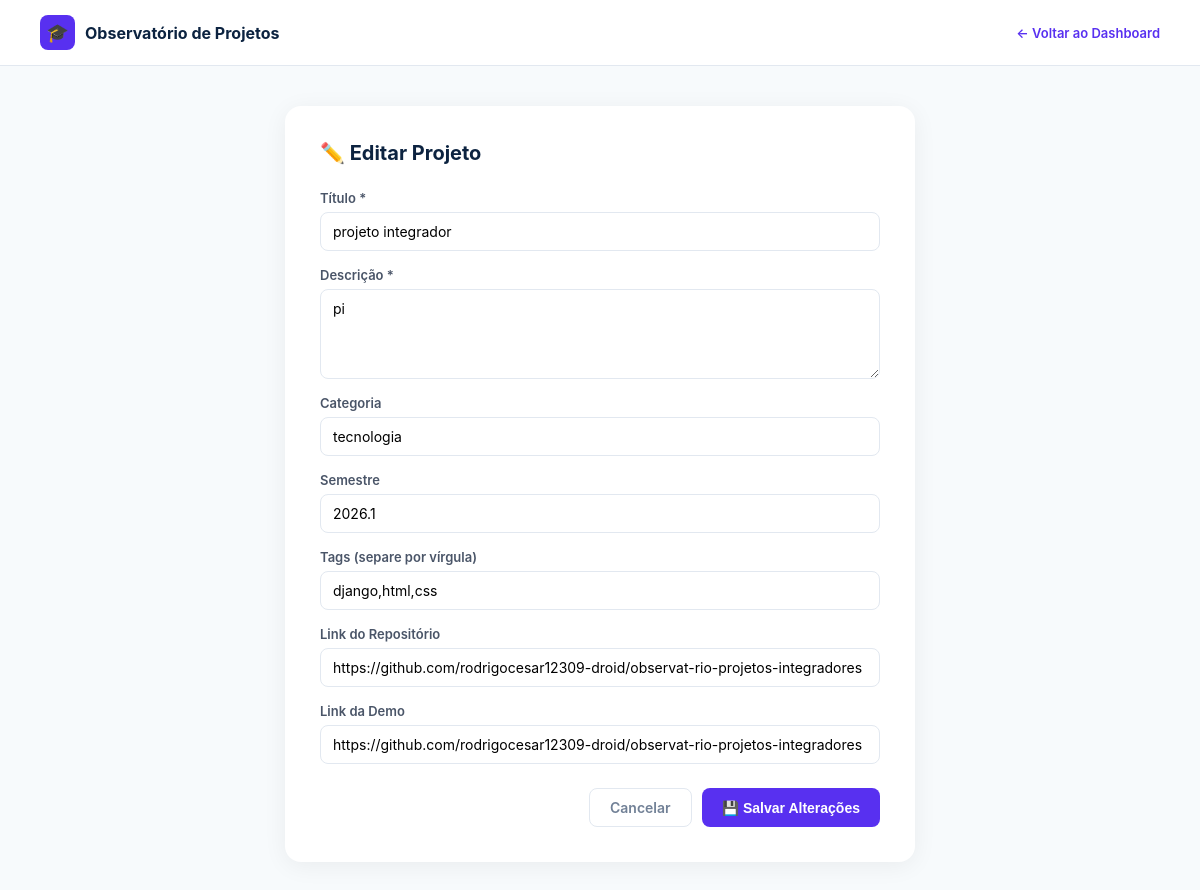
Page /projetos/editar/3/ (signed in) on the committed database.
### app_cadastro_projeto/models.py (models this page shows, shortened)
class ProjetoUsuario(models.Model):
    STATUS_CHOICES = [
        ('em_avaliacao', 'Em Avaliação'),
        ('aprovado', 'Aprovado'),
        ('reprovado', 'Reprovado'),
    ]
    usuario = models.ForeignKey(User, on_delete=models.CASCADE, related_name='projetos_usuario')
    titulo = models.CharField(max_length=200)
    descricao = models.TextField()
    categoria = models.CharField(max_length=100, blank=True)
    semestre = models.CharField(max_length=20, blank=True)
    nota = models.FloatField(blank=True, null=True)
    status = models.CharField(max_length=20, choices=STATUS_CHOICES, default='em_avaliacao')
    tags = models.CharField(max_length=200, blank=True, help_text='Separe por vírgula. Ex: React,Node.js')
    link_repositorio = models.URLField(blank=True, null=True)
    link_demo = models.URLField(blank=True, null=True)
    ativo = models.BooleanField(default=True)
    criado_em = models.DateTimeField(auto_now_add=True, null=True)
    atualizado_em = models.DateTimeField(auto_now=True, null=True)
    class Meta:
        ordering = ['-criado_em']

### app_cadastro_projeto/views.py (the view, shortened to what this page needs)
# urls.py: path('projetos/editar/<int:projeto_id>/', views.editar_projeto, name='editar_projeto'),
@login_required(login_url='home')
def editar_projeto(request, projeto_id):
    projeto = get_object_or_404(ProjetoUsuario, id=projeto_id, usuario=request.user)
    return render(request, 'usuarios/editar_projeto.html', {'projeto': projeto})

### app_cadastro_projeto/templates/usuarios/editar_projeto.html (shortened to what this page needs)
<!DOCTYPE html>
<html lang="pt-br">
<head>
</head>
<body>
<nav class="navbar">
    <div class="brand">
        <div class="brand-icon">🎓</div>
        <div class="brand-text">
            <h1>Observatório de Projetos</h1>
        </div>
    </div>
    <a href="{% url 'dashboard' %}" style="font-size:13px; color:#5830f0; font-weight:600; text-decoration:none;">← Voltar ao Dashboard</a>
</nav>
<div class="card">
    <h2>✏️ Editar Projeto</h2>
    <form method="POST">
        <div class="form-group">
            <label>Título *</label>
            <input type="text" name="titulo" value="{{ projeto.titulo }}" required>
        </div>
        <div class="form-group">
            <label>Descrição *</label>
            <textarea name="descricao" required>{{ projeto.descricao }}</textarea>
        </div>
        <div class="form-group">
            <label>Categoria</label>
            <input type="text" name="categoria" value="{{ projeto.categoria }}">
        </div>
        <div class="form-group">
            <label>Semestre</label>
            <input type="text" name="semestre" value="{{ projeto.semestre }}">
        </div>
        <div class="form-group">
            <label>Tags (separe por vírgula)</label>
            <input type="text" name="tags" value="{{ projeto.tags }}" placeholder="Ex: React, Node.js, Python">
        </div>
        <div class="form-group">
            <label>Link do Repositório</label>
            <input type="url" name="link_repositorio" value="{{ projeto.link_repositorio|default:'' }}" placeholder="https://github.com/...">
        </div>
        <div class="form-group">
            <label>Link da Demo</label>
            <input type="url" name="link_demo" value="{{ projeto.link_demo|default:'' }}" placeholder="https://...">
        </div>
        <div class="actions">
            <a href="{% url 'dashboard' %}" class="btn-cancelar">Cancelar</a>
            <button type="submit" class="btn-salvar">💾 Salvar Alterações</button>
        </div>
    </form>
</div>
</body>
</html>

### app_cadastro_projeto/templates/usuarios/editar_projeto.html (style rules this page uses)
body { font-family: -apple-system, BlinkMacSystemFont, "Segoe UI", Roboto, sans-serif; background-color: #f7fafc; margin: 0; padding: 40px 20px; }
.navbar { background-color: white; border-bottom: 1px solid #e2e8f0; padding: 15px 40px; display: flex; justify-content: space-between; align-items: center; margin: -40px -20px 40px -20px; }
.brand { display: flex; align-items: center; gap: 10px; }
.brand-icon { background-color: #5830f0; color: white; width: 35px; height: 35px; border-radius: 8px; display: flex; justify-content: center; align-items: center; font-size: 18px; }
.brand-text h1 { font-size: 16px; color: #0c2340; margin: 0; font-weight: 700; }
.card { background: white; border-radius: 16px; padding: 35px; max-width: 560px; margin: 0 auto; box-shadow: 0 4px 25px rgba(0,0,0,0.06); }
.card h2 { font-size: 20px; color: #0c2340; margin: 0 0 25px 0; }
.form-group { margin-bottom: 16px; display: flex; flex-direction: column; }
.form-group label { font-size: 13px; font-weight: 600; color: #4a5568; margin-bottom: 6px; }
.form-group input, .form-group textarea { padding: 10px 12px; border: 1px solid #e2e8f0; border-radius: 8px; font-size: 14px; outline: none; font-family: inherit; width: 100%; box-sizing: border-box; }
.form-group textarea { resize: vertical; min-height: 90px; }
.actions { display: flex; gap: 10px; justify-content: flex-end; margin-top: 24px; }
.btn-cancelar { background: none; border: 1px solid #e2e8f0; color: #718096; padding: 10px 20px; border-radius: 8px; font-weight: 600; cursor: pointer; text-decoration: none; font-size: 14px; }
.btn-salvar { background-color: #5830f0; color: white; border: none; padding: 10px 20px; border-radius: 8px; font-weight: 600; cursor: pointer; font-size: 14px; }

### rows in the picture
ProjetoUsuario: titulo "projeto integrador", descricao "pi", categoria "tecnologia", semestre "2026.1", tags "django,html,css", link_repositorio "https://github.com/rodrigocesar12309-droid/observat-rio-projetos-integradores", link_demo "https://github.com/rodrigocesar12309-droid/observat-rio-projetos-integradores"
